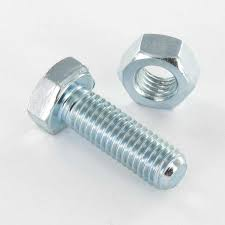
#> input picture boulon_entier.jpg, 225 x 225 px, found by its file name
$ python TD1.py
#> lines starting #> are read from the running program, lines starting #| are printed output that depends on the picture; after the words box and inside, x2 and y2 are one past the last pixel; in counts of white or black regions, pixels touching at a corner belong together
from skimage import io
import numpy as np
from matplotlib import pyplot as plt
from matplotlib import cm
from scipy import ndimage
import os


#Verifie que l'image est bien présente dans le fichier
path = "boulon_entier.jpg"
files = os.listdir("./")
if path in files:
    print("Ok, the file is in {0}".format(files))
else:
    print("The file is not in {0} , retry !".format(files))


#Initialise et affiche l'image
im = io.imread(path)
#> im is the input picture: shape (225, 225, 3); mean R, G, B 214.5, 219.3, 220.7
plt.figure()
plt.imshow(im)
plt.show()


#Affiche des infos sur l'image
print(f"The image is a {type(im)}")
#| The image is a <class 'numpy.ndarray'>
print(f"The shape of this numpy array is {im.shape} and the data type is {im.dtype}")
#| The shape of this numpy array is (225, 225, 3) and the data type is uint8
print(f"This image has {im.size} pixels")
#| This image has 151875 pixels
print(f"The height is {im.shape[0]} and the width is {im.shape[1]}")
#| The height is 225 and the width is 225
print(f"The image has {im.shape[2]} channels")
#| The image has 3 channels


#Plot the histogram of the image.
red = im[:,:,0]
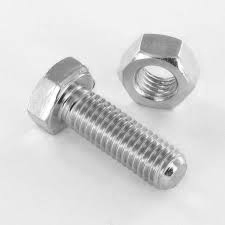
#> red: shape (225, 225); min 27, max 255, mean 214.5
red_f = red.flatten()
green = im[:,:,1]
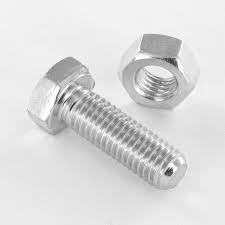
#> green: shape (225, 225); min 40, max 255, mean 219.3
green_f = green.flatten()
blue = im[:,:,2]
blue_f = blue.flatten()

plt.figure()
plt.hist(red_f, bins=256, histtype="step", label="red", color="red")
plt.hist(green_f, bins=256, histtype="step", label="green", color="green")
plt.hist(blue_f, bins=256, histtype="step", label="blue", color="blue")
plt.legend()
plt.show()
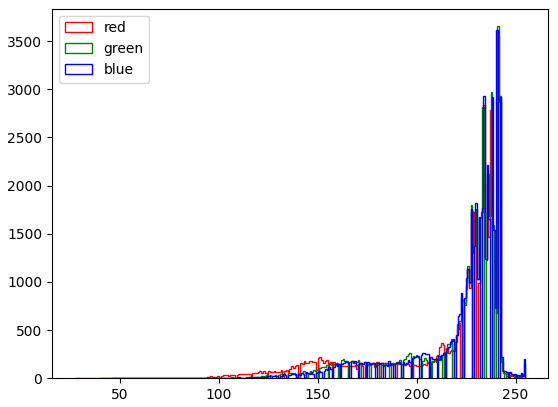
#> figure drawn by matplotlib, 1 panel


#Use thresholding to convert the image to a binary format.
seuil = 75
img_bin = np.zeros_like(red)
rows, cols = red.shape
#> rows = 225; cols = 225

for i in range(rows):
  for j in range(cols):
    if red[i,j] > seuil :
      img_bin[i,j] = 1
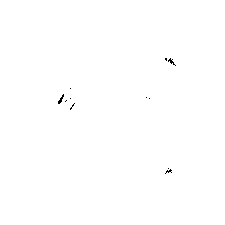
#> img_bin: shape (225, 225); values 0 (black) and 1 (white), 99.8% white; black in thin lines or dots, all inside (x1, y1, x2, y2) = (58, 58, 176, 174)

plt.figure()
plt.imshow(img_bin, cmap="gray")
plt.show()


#Use erosion and dilation to clean the image if needed to isolate each coin.
img_ero = ndimage.binary_erosion(img_bin, structure=np.ones((10,10)))

fig, (ax1, ax2) = plt.subplots(1,2)
ax1.set_title("binary")
ax1.imshow(img_bin, cmap="gray")
ax2.set_title("binary")
ax2.imshow(img_ero, cmap="gray")
plt.show()
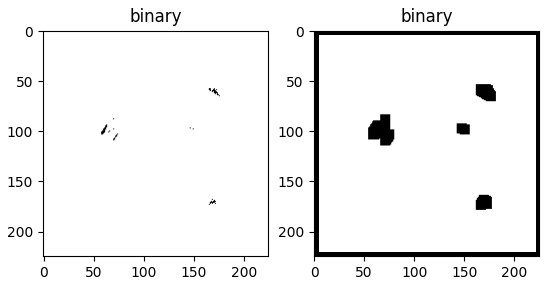
#> figure drawn by matplotlib, 2 panels

#Numérote les differentes pieces
Bl, number = ndimage.measurements.label(img_ero)
#> number = 1
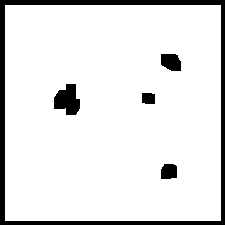
#> img_ero: shape (225, 225) bool; 89.8% white; 5 black regions, box (x1, y1, x2, y2) and area: (0, 0, 225, 225) 3969, (54, 84, 80, 115) 566, (161, 54, 181, 71) 288, (161, 164, 177, 179) 220, (142, 93, 155, 104) 137
plt.figure()
plt.imshow(np.where(Bl != 0, Bl, np.nan), cmap=cm.jet)
plt.show()
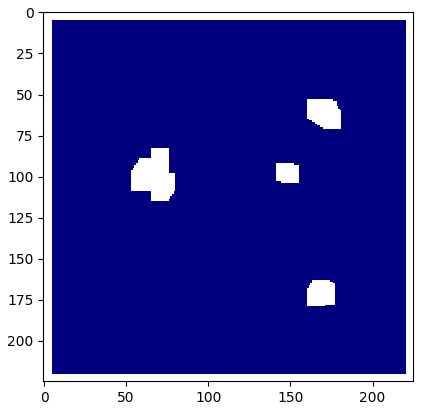
#> figure drawn by matplotlib, 1 panel

$ run again, with test.jpg copied over boulon_entier.jpg
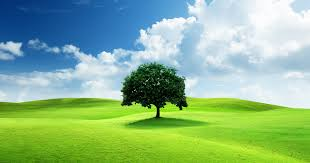
#> input picture test.jpg, 310 x 163 px, found by its file name
#> im is the input picture: shape (163, 310, 3); mean R, G, B 139.8, 183.4, 140
#| The image is a <class 'numpy.ndarray'>
#| The shape of this numpy array is (163, 310, 3) and the data type is uint8
#| This image has 151590 pixels
#| The height is 163 and the width is 310
#| The image has 3 channels
#> after the loop `for i in range(rows):`:
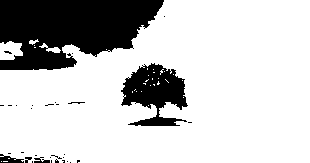
#> img_bin: shape (163, 310); values 0 (black) and 1 (white), 78.2% white; 32 black regions (26 under 20 px), largest, box (x1, y1, x2, y2) and area: (0, 0, 164, 70) 8232, (121, 63, 188, 126) 2445, (0, 154, 24, 163) 122, (34, 157, 50, 163) 56, (25, 157, 32, 163) 26, (68, 102, 85, 104) 20
#> img_ero: shape (163, 310) bool; 61.9% white; 4 black regions, box (x1, y1, x2, y2) and area: (0, 0, 310, 163) 14020, (117, 59, 197, 131) 4545, (41, 98, 90, 111) 537, (27, 101, 38, 114) 137
#> `plt.show()`:
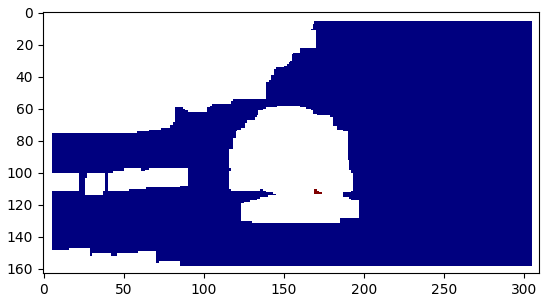
#> figure drawn by matplotlib, 1 panel

$ run again, with 1_data_base_color_screw.png saved as boulon_entier.jpg
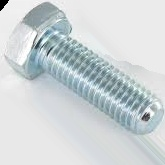
#> input picture 1_data_base_color_screw.png, 165 x 165 px, found by its file name
#> im is the input picture: shape (165, 165, 3); mean R, G, B 205, 211.8, 214
#| The image is a <class 'numpy.ndarray'>
#| The shape of this numpy array is (165, 165, 3) and the data type is uint8
#| This image has 81675 pixels
#| The height is 165 and the width is 165
#| The image has 3 channels
#> after the loop `for i in range(rows):`:
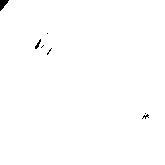
#> img_bin: shape (165, 165); values 0 (black) and 1 (white), 99.6% white; 7 black regions (5 under 20 px), largest, box (x1, y1, x2, y2) and area: (0, 0, 9, 11) 57, (35, 39, 41, 49) 24
#> img_ero: shape (165, 165) bool; 86.4% white; 3 black regions, box (x1, y1, x2, y2) and area: (0, 0, 165, 165) 2946, (31, 29, 57, 60) 540, (138, 109, 154, 124) 223
#> `plt.show()`:
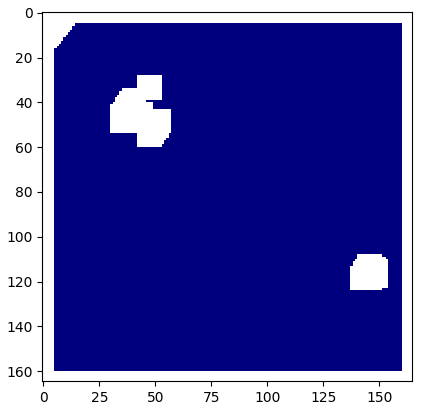
#> figure drawn by matplotlib, 1 panel
